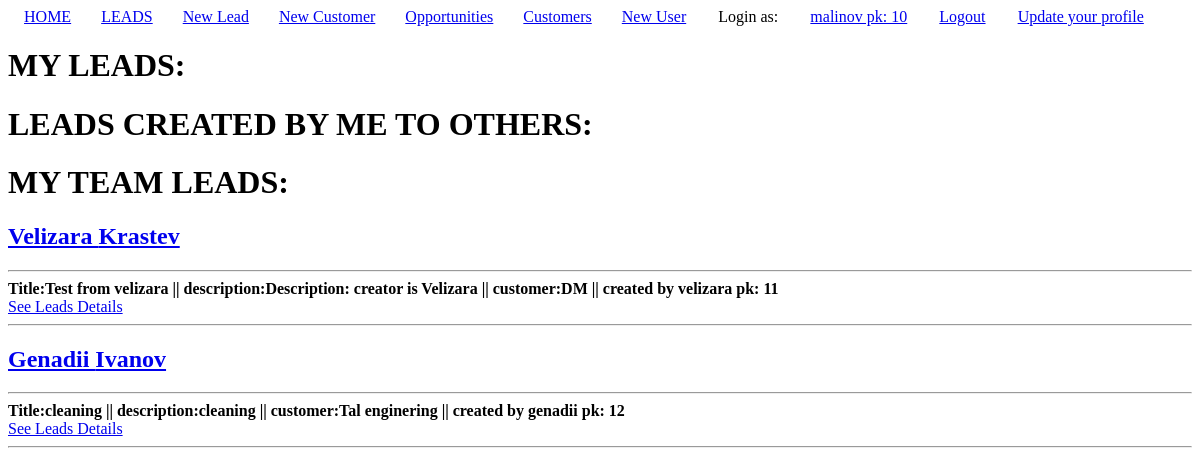
Page /leads/all/ (signed in) on the earlier database version.
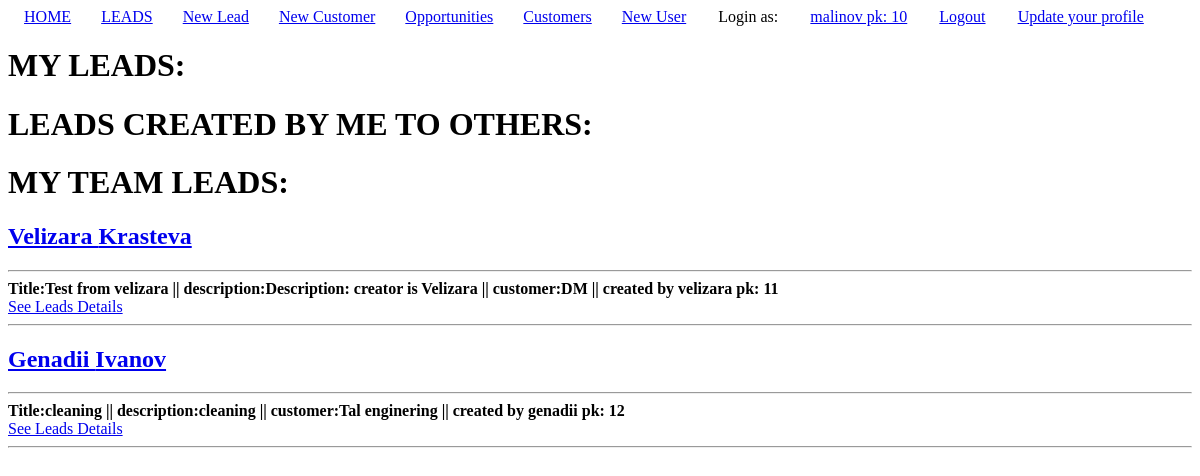
Same page on the later database version.
### agents/models.py (models this page shows)
class Salesman(models.Model):
    user = models.OneToOneField(Agent, on_delete=models.CASCADE)
    manager = models.ForeignKey(Manager, on_delete=models.SET_NULL, null=True)
    first_name = models.CharField(max_length=30, null=True, blank=True)
    last_name = models.CharField(max_length=30, null=True, blank=True)
    email = models.EmailField(null=True, blank=True)
    phone_number = models.CharField(max_length=10, null=True, blank=True)
    def __str__(self):
        return self.user.username

### leads/views.py (the view)
# urls.py: path('all/', lead_list, name='lead-list'),
@login_required
def lead_list(request):
    obj_list = {}
    current_user_obj_list = Lead.objects.filter(customer__salesman__user=request.user)
    leads_created_by_current_user = Lead.objects.filter(created_by=request.user)\
        .exclude(customer__salesman__user=request.user)
    if request.user.is_manager:
        manager_salesmen = Salesman.objects.filter(manager=request.user.manager)
        for salesman in manager_salesmen:
            salesman_obj_list = Lead.objects.filter(created_by=salesman.user)
            obj_list[salesman] = salesman_obj_list
    elif request.user.is_general_manager:
        obj_list = Lead.objects.all()
    context = {
        'obj_list': obj_list,
        'current_user_obj_list': current_user_obj_list,
        'leads_created_by_current_user': leads_created_by_current_user,
    }
    print(obj_list)
    return render(request, 'lead_list.html', context)

### agents/models.py (called while the page is built)
    def __str__(self):
        return  self.username + ' pk: ' + str(self.pk)

### leads/models.py (called while the page is built)
    def __str__(self):
        return self.name

    def __str__(self):
        return f'{self.customer.name} - {self.title}'

### leads/templates/lead_list.html (shortened to what this page needs)
{% include 'base.html' %}
{% block content %}
    <h1>MY LEADS:</h1>
    <h1>LEADS CREATED BY ME TO OTHERS:</h1>
    <h1>MY TEAM LEADS:</h1>
    {% for key, value in obj_list.items %}
       <a href="{% url 'profile-details' key.user.id %}"><h2>{{key.first_name}} {{key.last_name}}</h2></a>
            {% for obj in value %}
            <hr>
            <h4 style="margin: 0;">Title:{{obj.title}} || description:{{obj.description}} || customer:{{obj.customer}} || created by {{obj.created_by}}</h4>
            <a href="{% url 'lead-detail' obj.pk %}">See Leads Details</a>
            <hr>
         {% endfor %}
    {% endfor %}
{% endblock content %}

Differences in the rows shown:
changed Salesman "Velizara": last_name "Krastev" → "Krastevа"
